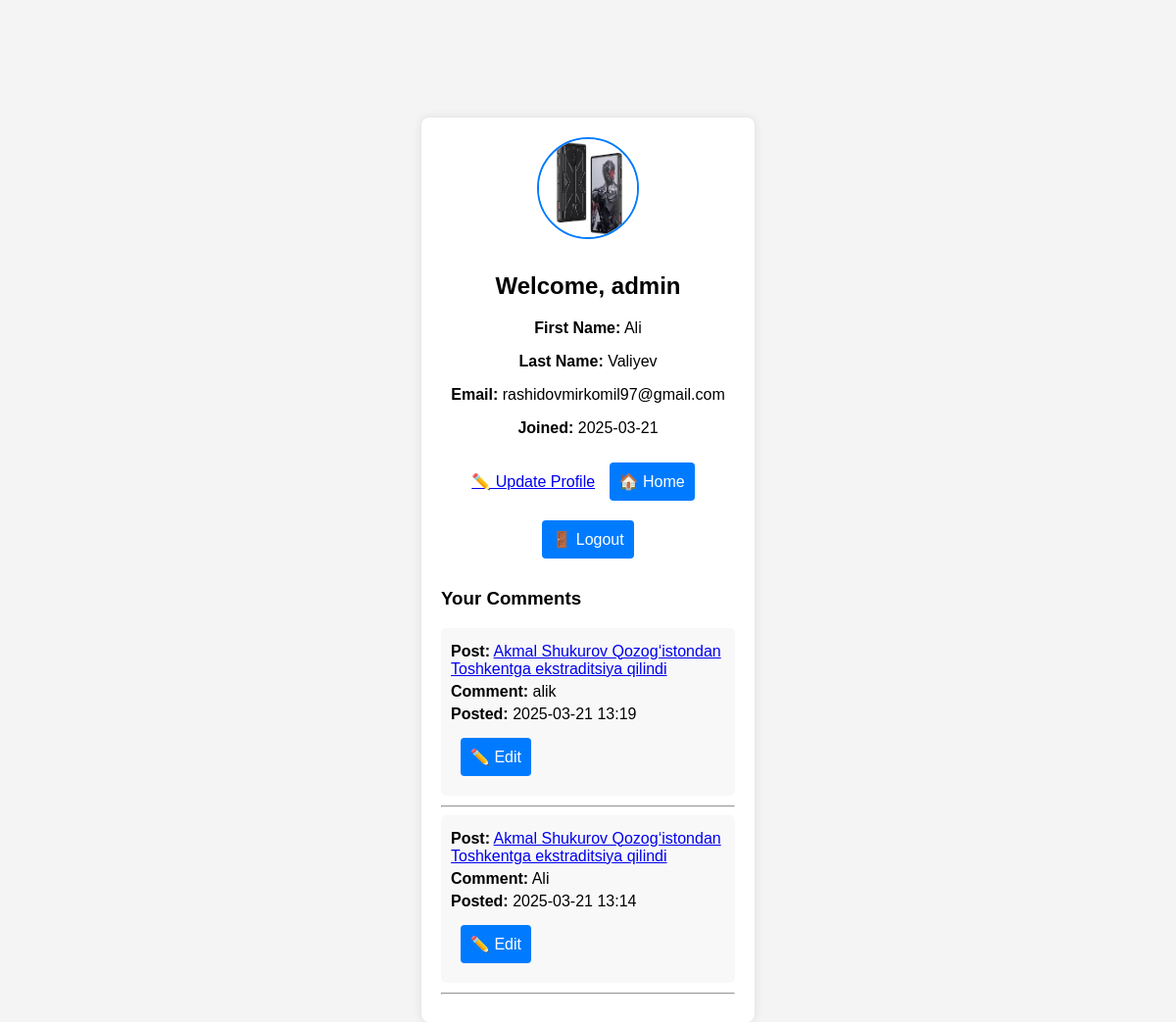
Screenshot of /user/profile/ (signed in) with the database file from the repository.
### users/models.py (models this page shows, shortened)
class CustomUser(AbstractUser, PermissionsMixin):
    avatar = models.ImageField(upload_to="avatars/", blank=True, null=True, default='avatars/default.png')
    address = models.CharField(max_length=200, blank=True,null=True)

class Comment(models.Model):
    user = models.ForeignKey(CustomUser, on_delete=models.CASCADE)
    post = models.ForeignKey(News, on_delete=models.CASCADE)
    content = models.TextField()
    created_at = models.DateTimeField(auto_now_add=True)
    rate = models.BooleanField(default=False)
    updated_at = models.DateTimeField(auto_now=True)

### home/models.py (models this page shows, shortened)
class News(models.Model):
    title = models.CharField(max_length=200)
    date = models.DateField()
    short_description = models.TextField()
    content = models.TextField()
    image = models.ImageField(upload_to='news_images/')
    category = models.ForeignKey(Category, on_delete=models.CASCADE)
    created_at = models.DateTimeField(auto_now_add=True)
    views = models.PositiveIntegerField(default=0)
    class Meta:
        ordering = ['-created_at']

### users/views.py (the view)
# urls.py: path('profile/', ProfileView.as_view(), name='profile'),
class ProfileView(View):
    def get(self, request):
        if not request.user.is_authenticated:
            return redirect('login')
        form = ProfileUpdateForm(instance=request.user)
        user_comments = Comment.objects.filter(user=request.user).order_by('-created_at')
        return render(request, 'registration/profile.html', {
            'form': form,
            'comments': user_comments
        })

### templates/registration/profile.html (shortened to what this page needs)
<!DOCTYPE html>
<html lang="en">
<head>
</head>
<body>
    <div class="container">
        {% if user.avatar %}
            <img src="{{ user.avatar.url }}" alt="Profile Image" class="avatar">
        {% else %}
            <img src="{{ MEDIA_URL }}default.jpg" alt="Default Profile Image" class="avatar">
        {% endif %}
        <h2>Welcome, {{ user.username }}</h2>
        <p><strong>First Name:</strong> {{ user.first_name }}</p>
        <p><strong>Last Name:</strong> {{ user.last_name }}</p>
        <p><strong>Email:</strong> {{ user.email }}</p>
        <p><strong>Joined:</strong> {{ user.date_joined|date:"Y-m-d" }}</p>
        <a class="btn" href="{% url 'users:profile_update' %}">✏️ Update Profile</a>
        <a class="button" href="{% url 'home' %}">🏠 Home</a>
        <a class="button" href="{% url 'users:logout' %}">🚪 Logout</a>
        <div class="comments-section">
            <h3>Your Comments</h3>
            {% if comments %}
                {% for comment in comments %}
                    <div class="comment">
                        <p><strong>Post:</strong>
                            <a href="{% url 'news_detail' comment.post.id %}">{{ comment.post.title }}</a>
                        </p>
                        <p><strong>Comment:</strong> {{ comment.content }}</p>
                        <p><strong>Posted:</strong> {{ comment.created_at|date:"Y-m-d H:i" }}</p>
                        <a href="{% url 'users:comment_update' comment.id %}" class="button">✏️ Edit</a>
                    </div>
                    <hr>
                {% endfor %}
            {% else %}
                <p>You have not commented yet.</p>
            {% endif %}
        </div>
    </div>
</body>
</html>

### templates/registration/profile.html (style rules this page uses)
body { font-family: Arial, sans-serif; text-align: center; background: #f4f4f4; margin: 0; padding: 0; }
.container { background: white; padding: 20px; width: 300px; margin: auto; margin-top: 10%; border-radius: 8px; box-shadow: 0px 0px 10px rgba(0, 0, 0, 0.1); }
.avatar { width: 100px; height: 100px; border-radius: 50%; object-fit: cover; border: 2px solid #007bff; margin-bottom: 10px; }
.button { background: #007bff; color: white; padding: 10px; text-decoration: none; border-radius: 4px; display: inline-block; margin: 10px; }
.comments-section { text-align: left; margin-top: 20px; }
.comment { background: #f8f8f8; padding: 10px; border-radius: 5px; margin-bottom: 10px; }
.comment p { margin: 5px 0; }

### rows the page displays
CustomUser: avatar (picture), username "admin", first_name "Ali", last_name "Valiyev", email "rashidovmirkomil97@gmail.com", date_joined "2025-03-21"
Comment: post "Akmal Shukurov Qozog‘istondan Toshkentga ekstraditsiya qilindi", content "alik", created_at "2025-03-21 13:19"
Comment: post "Akmal Shukurov Qozog‘istondan Toshkentga ekstraditsiya qilindi", content "Ali", created_at "2025-03-21 13:14"
